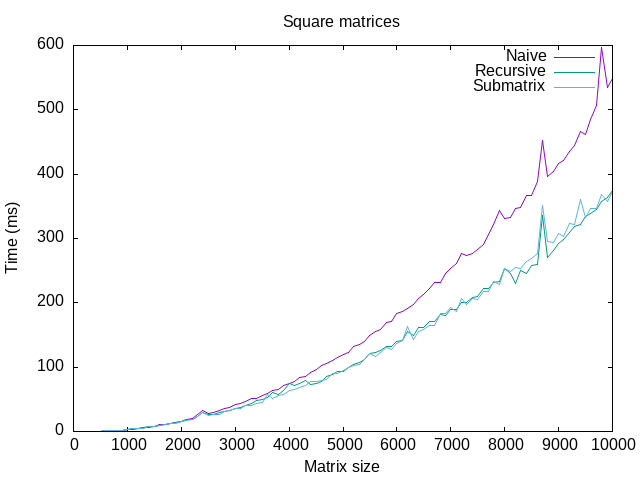

The gnuplot source for this figure:
set datafile separator ","

set title "Square matrices"
set xlabel "Matrix size"
set ylabel "Time (ms)"

set terminal png
set output "square.png"

plot "data/square_1.txt" using 1:2 with lines title "Naive", \
     "data/square_2.txt" using 1:2 with lines title "Recursive", \
     "data/square_3.txt" using 1:2 with lines title "Submatrix"